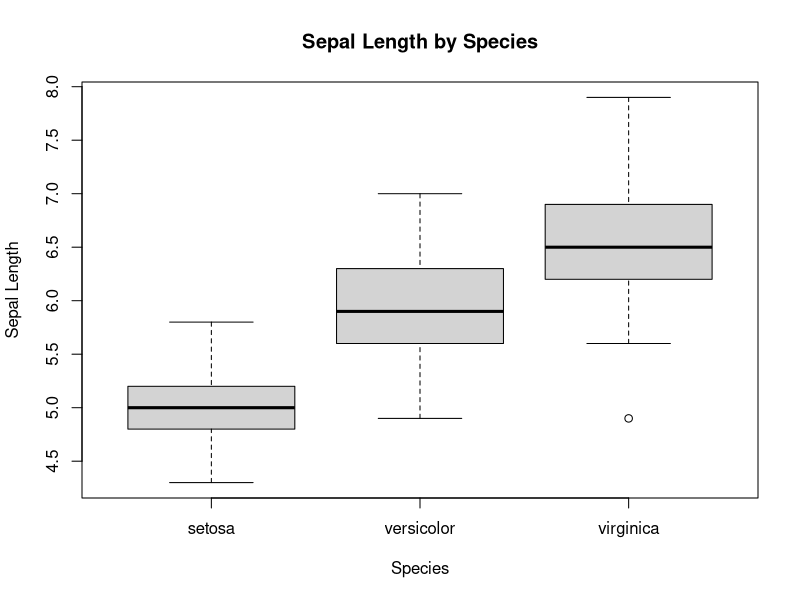
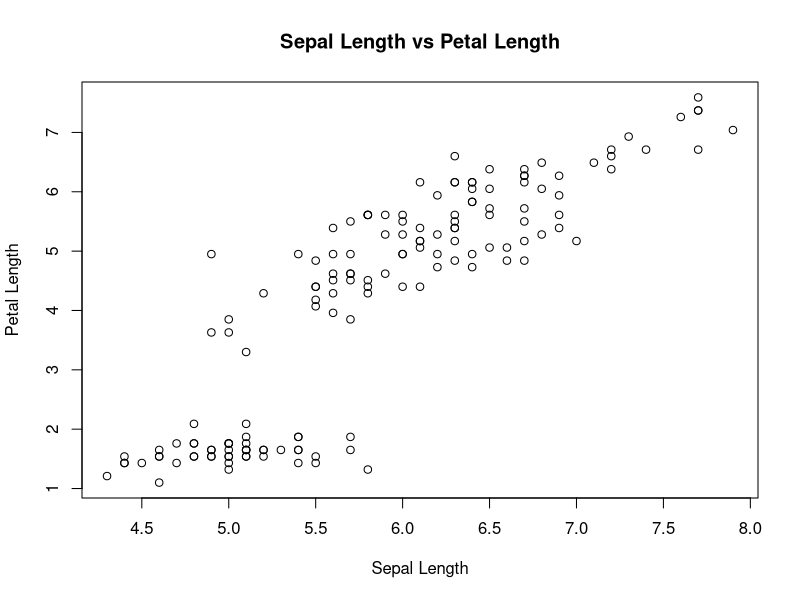

Source code (R) for these figures, in order:
## ---- chunk 1
library(tidyverse)
library(datasets)
## ---- chunk 2
iris_table <-iris

summary(iris_table)
## ---- chunk 3
iris_table <- iris_table %>%
  mutate(Petal.Length = Petal.Length*1.1)

summary(iris_table)
## ---- chunk 4
plot(iris_table$Species, iris_table$Sepal.Length, main="Sepal Length by Species", xlab="Species", ylab="Sepal Length")
## ---- chunk 5
plot(iris_table$Sepal.Length, iris_table$Petal.Length, main="Sepal Length vs Petal Length", xlab="Sepal Length", ylab="Petal Length")
